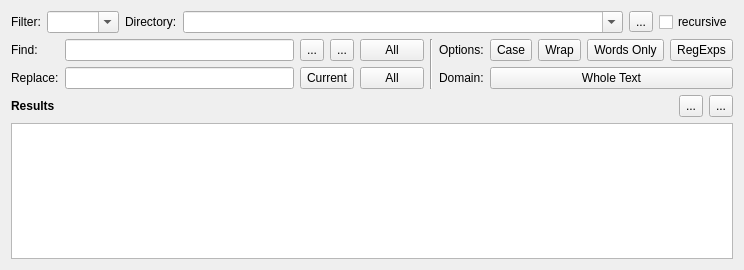
<?xml version="1.0" encoding="UTF-8"?>
<ui version="4.0">
 <class>Search</class>
 <widget class="QWidget" name="Search">
  <property name="geometry">
   <rect>
    <x>0</x>
    <y>0</y>
    <width>744</width>
    <height>270</height>
   </rect>
  </property>
  <property name="sizePolicy">
   <sizepolicy hsizetype="Preferred" vsizetype="Expanding">
    <horstretch>0</horstretch>
    <verstretch>0</verstretch>
   </sizepolicy>
  </property>
  <property name="minimumSize">
   <size>
    <width>0</width>
    <height>160</height>
   </size>
  </property>
  <property name="windowTitle">
   <string comment="windowtitle search replace">Search and Replace</string>
  </property>
  <layout class="QVBoxLayout" name="verticalLayout">
   <item>
    <layout class="QHBoxLayout" name="extensionLayout">
     <item>
      <widget class="QLabel" name="lbFilter">
       <property name="text">
        <string comment="label search file filter">Filter:</string>
       </property>
      </widget>
     </item>
     <item>
      <widget class="QComboBox" name="cbFilter">
       <property name="editable">
        <bool>true</bool>
       </property>
      </widget>
     </item>
     <item>
      <widget class="QLabel" name="lbDirectory">
       <property name="text">
        <string comment="label search directory">Directory:</string>
       </property>
      </widget>
     </item>
     <item>
      <widget class="QComboBox" name="cbDirectory">
       <property name="sizePolicy">
        <sizepolicy hsizetype="Expanding" vsizetype="Fixed">
         <horstretch>0</horstretch>
         <verstretch>0</verstretch>
        </sizepolicy>
       </property>
       <property name="editable">
        <bool>true</bool>
       </property>
      </widget>
     </item>
     <item>
      <widget class="QToolButton" name="tbDirectory">
       <property name="text">
        <string comment="button browse search directory">...</string>
       </property>
      </widget>
     </item>
     <item>
      <widget class="QCheckBox" name="cbRecursive">
       <property name="text">
        <string comment="checkbox recursive search">recursive</string>
       </property>
      </widget>
     </item>
    </layout>
   </item>
   <item>
    <layout class="QHBoxLayout" name="horizontalLayout">
     <item>
      <layout class="QGridLayout" name="gridLayout">
       <item row="0" column="0">
        <widget class="QLabel" name="label">
         <property name="minimumSize">
          <size>
           <width>0</width>
           <height>22</height>
          </size>
         </property>
         <property name="text">
          <string comment="label find">Find:</string>
         </property>
        </widget>
       </item>
       <item row="0" column="1">
        <widget class="ClearLineEdit" name="leFind">
         <property name="sizePolicy">
          <sizepolicy hsizetype="Expanding" vsizetype="Fixed">
           <horstretch>0</horstretch>
           <verstretch>0</verstretch>
          </sizepolicy>
         </property>
         <property name="minimumSize">
          <size>
           <width>0</width>
           <height>22</height>
          </size>
         </property>
        </widget>
       </item>
       <item row="0" column="2">
        <widget class="QToolButton" name="tbFindPrev">
         <property name="minimumSize">
          <size>
           <width>0</width>
           <height>22</height>
          </size>
         </property>
         <property name="toolTip">
          <string comment="toolTip button search back">Search back</string>
         </property>
         <property name="text">
          <string>...</string>
         </property>
         <property name="icon">
          <iconset resource="../ressources.qrc">
           <normaloff>:/images/backward.png</normaloff>:/images/backward.png</iconset>
         </property>
        </widget>
       </item>
       <item row="0" column="3">
        <widget class="QToolButton" name="tbFindNext">
         <property name="minimumSize">
          <size>
           <width>0</width>
           <height>22</height>
          </size>
         </property>
         <property name="toolTip">
          <string comment="toolTip button search forward">Search forward</string>
         </property>
         <property name="text">
          <string>...</string>
         </property>
         <property name="icon">
          <iconset resource="../ressources.qrc">
           <normaloff>:/images/forward.png</normaloff>:/images/forward.png</iconset>
         </property>
        </widget>
       </item>
       <item row="0" column="4">
        <widget class="QToolButton" name="tbSearchAll">
         <property name="sizePolicy">
          <sizepolicy hsizetype="Fixed" vsizetype="Preferred">
           <horstretch>0</horstretch>
           <verstretch>0</verstretch>
          </sizepolicy>
         </property>
         <property name="minimumSize">
          <size>
           <width>64</width>
           <height>22</height>
          </size>
         </property>
         <property name="toolTip">
          <string comment="toolTip button search all">Search all</string>
         </property>
         <property name="text">
          <string comment="button search back">All</string>
         </property>
        </widget>
       </item>
       <item row="1" column="0">
        <widget class="QLabel" name="label_2">
         <property name="minimumSize">
          <size>
           <width>0</width>
           <height>22</height>
          </size>
         </property>
         <property name="text">
          <string comment="label replace">Replace:</string>
         </property>
        </widget>
       </item>
       <item row="1" column="1">
        <widget class="ClearLineEdit" name="leReplace">
         <property name="sizePolicy">
          <sizepolicy hsizetype="Expanding" vsizetype="Fixed">
           <horstretch>0</horstretch>
           <verstretch>0</verstretch>
          </sizepolicy>
         </property>
         <property name="minimumSize">
          <size>
           <width>0</width>
           <height>22</height>
          </size>
         </property>
        </widget>
       </item>
       <item row="1" column="2" colspan="2">
        <widget class="QToolButton" name="tbReplace">
         <property name="sizePolicy">
          <sizepolicy hsizetype="Maximum" vsizetype="Preferred">
           <horstretch>0</horstretch>
           <verstretch>0</verstretch>
          </sizepolicy>
         </property>
         <property name="minimumSize">
          <size>
           <width>32</width>
           <height>22</height>
          </size>
         </property>
         <property name="toolTip">
          <string comment="toolTip button replace current selection">Replace current selection</string>
         </property>
         <property name="text">
          <string comment="button replace current selection">Current</string>
         </property>
        </widget>
       </item>
       <item row="1" column="4">
        <widget class="QToolButton" name="tbReplaceAll">
         <property name="sizePolicy">
          <sizepolicy hsizetype="Fixed" vsizetype="Preferred">
           <horstretch>0</horstretch>
           <verstretch>0</verstretch>
          </sizepolicy>
         </property>
         <property name="minimumSize">
          <size>
           <width>64</width>
           <height>22</height>
          </size>
         </property>
         <property name="maximumSize">
          <size>
           <width>16777215</width>
           <height>16777215</height>
          </size>
         </property>
         <property name="toolTip">
          <string comment="toolTip button replace all">Replace all</string>
         </property>
         <property name="text">
          <string comment="toolTip button replace all">All</string>
         </property>
        </widget>
       </item>
      </layout>
     </item>
     <item>
      <widget class="Line" name="line">
       <property name="orientation">
        <enum>Qt::Vertical</enum>
       </property>
      </widget>
     </item>
     <item>
      <layout class="QGridLayout" name="gridLayout_2">
       <item row="0" column="0">
        <widget class="QLabel" name="leOptions">
         <property name="sizePolicy">
          <sizepolicy hsizetype="Maximum" vsizetype="Preferred">
           <horstretch>0</horstretch>
           <verstretch>0</verstretch>
          </sizepolicy>
         </property>
         <property name="minimumSize">
          <size>
           <width>0</width>
           <height>22</height>
          </size>
         </property>
         <property name="text">
          <string comment="label options">Options:</string>
         </property>
        </widget>
       </item>
       <item row="0" column="1">
        <widget class="QToolButton" name="tbCase">
         <property name="sizePolicy">
          <sizepolicy hsizetype="Preferred" vsizetype="Maximum">
           <horstretch>0</horstretch>
           <verstretch>0</verstretch>
          </sizepolicy>
         </property>
         <property name="minimumSize">
          <size>
           <width>0</width>
           <height>22</height>
          </size>
         </property>
         <property name="toolTip">
          <string comment="tooltip button case sensitive search">Case sensitive search</string>
         </property>
         <property name="text">
          <string comment="button case sensitive search">Case</string>
         </property>
         <property name="checkable">
          <bool>true</bool>
         </property>
        </widget>
       </item>
       <item row="0" column="2">
        <widget class="QToolButton" name="tbWrap">
         <property name="sizePolicy">
          <sizepolicy hsizetype="Preferred" vsizetype="Maximum">
           <horstretch>0</horstretch>
           <verstretch>0</verstretch>
          </sizepolicy>
         </property>
         <property name="minimumSize">
          <size>
           <width>0</width>
           <height>22</height>
          </size>
         </property>
         <property name="toolTip">
          <string comment="tooltip button wrap search">Wrap search</string>
         </property>
         <property name="text">
          <string comment="button wrap search">Wrap</string>
         </property>
         <property name="checkable">
          <bool>true</bool>
         </property>
        </widget>
       </item>
       <item row="0" column="3">
        <widget class="QToolButton" name="tbWords">
         <property name="sizePolicy">
          <sizepolicy hsizetype="Preferred" vsizetype="Maximum">
           <horstretch>0</horstretch>
           <verstretch>0</verstretch>
          </sizepolicy>
         </property>
         <property name="minimumSize">
          <size>
           <width>0</width>
           <height>22</height>
          </size>
         </property>
         <property name="toolTip">
          <string comment="tooltip button search words only">Search for whole words only</string>
         </property>
         <property name="text">
          <string comment="button search words only">Words Only</string>
         </property>
         <property name="checkable">
          <bool>true</bool>
         </property>
        </widget>
       </item>
       <item row="0" column="4">
        <widget class="QToolButton" name="tbRegExp">
         <property name="sizePolicy">
          <sizepolicy hsizetype="Preferred" vsizetype="Maximum">
           <horstretch>0</horstretch>
           <verstretch>0</verstretch>
          </sizepolicy>
         </property>
         <property name="minimumSize">
          <size>
           <width>0</width>
           <height>22</height>
          </size>
         </property>
         <property name="toolTip">
          <string comment="tooltip button search regexps">Search with regular expressions</string>
         </property>
         <property name="text">
          <string comment="button search regexps">RegExps</string>
         </property>
         <property name="checkable">
          <bool>true</bool>
         </property>
        </widget>
       </item>
       <item row="1" column="0">
        <widget class="QLabel" name="label_4">
         <property name="sizePolicy">
          <sizepolicy hsizetype="Maximum" vsizetype="Maximum">
           <horstretch>0</horstretch>
           <verstretch>0</verstretch>
          </sizepolicy>
         </property>
         <property name="minimumSize">
          <size>
           <width>0</width>
           <height>22</height>
          </size>
         </property>
         <property name="text">
          <string comment="label search domain">Domain:</string>
         </property>
        </widget>
       </item>
       <item row="1" column="1" colspan="4">
        <widget class="QToolButton" name="tbDomain">
         <property name="sizePolicy">
          <sizepolicy hsizetype="Preferred" vsizetype="Maximum">
           <horstretch>0</horstretch>
           <verstretch>0</verstretch>
          </sizepolicy>
         </property>
         <property name="minimumSize">
          <size>
           <width>100</width>
           <height>22</height>
          </size>
         </property>
         <property name="toolTip">
          <string comment="tooltip button domain search">Scope of the search</string>
         </property>
         <property name="text">
          <string comment="button button domain search">Whole Text</string>
         </property>
         <property name="popupMode">
          <enum>QToolButton::InstantPopup</enum>
         </property>
         <property name="autoRaise">
          <bool>false</bool>
         </property>
        </widget>
       </item>
      </layout>
     </item>
    </layout>
   </item>
   <item>
    <layout class="QHBoxLayout" name="horizontalLayout_2">
     <item>
      <widget class="QLabel" name="resultLabel">
       <property name="sizePolicy">
        <sizepolicy hsizetype="Preferred" vsizetype="Maximum">
         <horstretch>0</horstretch>
         <verstretch>0</verstretch>
        </sizepolicy>
       </property>
       <property name="font">
        <font>
         <weight>75</weight>
         <bold>true</bold>
        </font>
       </property>
       <property name="frameShape">
        <enum>QFrame::NoFrame</enum>
       </property>
       <property name="text">
        <string comment="search results">Results</string>
       </property>
      </widget>
     </item>
     <item>
      <widget class="QToolButton" name="tbCollapseResult">
       <property name="minimumSize">
        <size>
         <width>0</width>
         <height>22</height>
        </size>
       </property>
       <property name="toolTip">
        <string comment="tooltip button fold/unfold search result">Fold/Unfold results</string>
       </property>
       <property name="text">
        <string>...</string>
       </property>
       <property name="icon">
        <iconset resource="../ressources.qrc">
         <normaloff>:/images/collapse.png</normaloff>:/images/collapse.png</iconset>
       </property>
      </widget>
     </item>
     <item>
      <widget class="QToolButton" name="tbClearResult">
       <property name="minimumSize">
        <size>
         <width>0</width>
         <height>22</height>
        </size>
       </property>
       <property name="toolTip">
        <string comment="tooltip button clear search result">Clear all results</string>
       </property>
       <property name="text">
        <string>...</string>
       </property>
       <property name="icon">
        <iconset resource="../ressources.qrc">
         <normaloff>:/images/trashcan_empty.png</normaloff>:/images/trashcan_empty.png</iconset>
       </property>
      </widget>
     </item>
    </layout>
   </item>
   <item>
    <widget class="QTreeWidget" name="twResults">
     <property name="alternatingRowColors">
      <bool>true</bool>
     </property>
     <property name="animated">
      <bool>true</bool>
     </property>
     <property name="headerHidden">
      <bool>true</bool>
     </property>
     <property name="columnCount">
      <number>2</number>
     </property>
     <column>
      <property name="text">
       <string notr="true">1</string>
      </property>
     </column>
     <column>
      <property name="text">
       <string notr="true">2</string>
      </property>
     </column>
    </widget>
   </item>
  </layout>
 </widget>
 <customwidgets>
  <customwidget>
   <class>ClearLineEdit</class>
   <extends>QLineEdit</extends>
   <header location="global">ClearLineEdit.h</header>
  </customwidget>
 </customwidgets>
 <tabstops>
  <tabstop>leFind</tabstop>
  <tabstop>leReplace</tabstop>
  <tabstop>tbFindPrev</tabstop>
  <tabstop>tbFindNext</tabstop>
  <tabstop>tbReplace</tabstop>
  <tabstop>tbSearchAll</tabstop>
  <tabstop>tbReplaceAll</tabstop>
  <tabstop>tbCase</tabstop>
  <tabstop>tbWrap</tabstop>
  <tabstop>tbWords</tabstop>
  <tabstop>tbRegExp</tabstop>
  <tabstop>tbDomain</tabstop>
  <tabstop>cbFilter</tabstop>
  <tabstop>cbDirectory</tabstop>
  <tabstop>tbDirectory</tabstop>
  <tabstop>cbRecursive</tabstop>
  <tabstop>tbCollapseResult</tabstop>
  <tabstop>tbClearResult</tabstop>
  <tabstop>twResults</tabstop>
 </tabstops>
 <resources>
  <include location="../ressources.qrc"/>
 </resources>
 <connections>
  <connection>
   <sender>leFind</sender>
   <signal>returnPressed()</signal>
   <receiver>tbSearchAll</receiver>
   <slot>click()</slot>
   <hints>
    <hint type="sourcelabel">
     <x>150</x>
     <y>19</y>
    </hint>
    <hint type="destinationlabel">
     <x>284</x>
     <y>21</y>
    </hint>
   </hints>
  </connection>
  <connection>
   <sender>leReplace</sender>
   <signal>returnPressed()</signal>
   <receiver>tbReplaceAll</receiver>
   <slot>click()</slot>
   <hints>
    <hint type="sourcelabel">
     <x>166</x>
     <y>56</y>
    </hint>
    <hint type="destinationlabel">
     <x>295</x>
     <y>49</y>
    </hint>
   </hints>
  </connection>
  <connection>
   <sender>tbClearResult</sender>
   <signal>clicked()</signal>
   <receiver>twResults</receiver>
   <slot>clear()</slot>
   <hints>
    <hint type="sourcelabel">
     <x>722</x>
     <y>106</y>
    </hint>
    <hint type="destinationlabel">
     <x>371</x>
     <y>192</y>
    </hint>
   </hints>
  </connection>
 </connections>
</ui>
